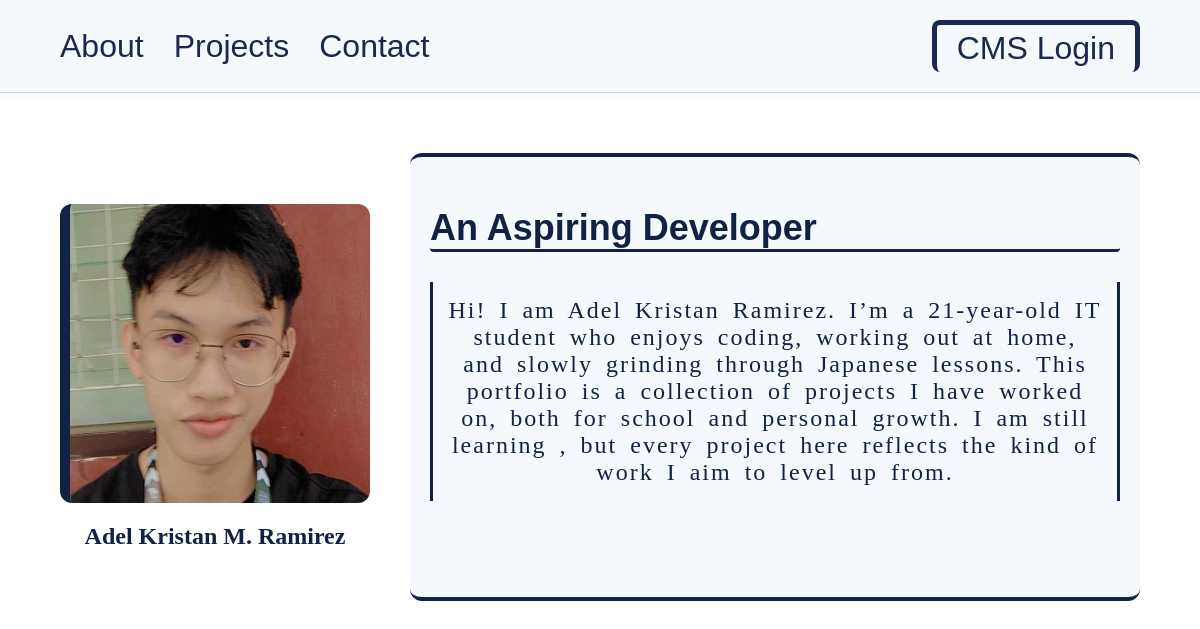
The page / on the database its author committed.
### tables this page shows
CREATE TABLE `hero_section` (
  `id` int(11) NOT NULL,
  `image_path` varchar(255) NOT NULL,
  `heading` varchar(255) NOT NULL,
  `description` text NOT NULL,
  `name` varchar(255) NOT NULL
);

### hero_section.php (called while the page is built, shortened)
<?php
$result = $conn->query("SELECT * FROM hero_section WHERE id = 1");
$hero = $result->fetch_assoc();

### index.php (the view, shortened to what this page needs)
<?php
$conn = new mysqli('localhost', 'root', '', 'my_portfolio');
include 'nav.php';
include 'hero_section.php';
?>
<!DOCTYPE html>
<html lang="en">
<head>
</head>
<body>
  <section class="hero">
        <div class="hero-content">
            <?php if (!empty($hero['image_path'])): ?>
                <img src="<?php echo htmlspecialchars($hero['image_path']); ?>" alt="Profile" style="border-left: 10px solid #112244;">
            <?php endif; ?>
            <div class="nav-center"><?php echo htmlspecialchars($hero['name'] ?? ''); ?></div>
        </div>
        <div class="hero-text">
            <h1><?php echo htmlspecialchars($hero['heading'] ?? ''); ?></h1>
            <p><?php echo htmlspecialchars($hero['description'] ?? ''); ?></p>
        </div>
    </section>
</body>
</html>

### nav.php (shortened to what this page needs)
<nav>
    <div class="nav-buttons">
        <a href="#professional-experience" class="nav-buttons" id="hover-portfolio">About</a>
        <a href="#projects-section" class="nav-buttons" id="hover-projects">Projects</a>
        <a href="#contact-section" class="nav-buttons" id="hover-contact">Contact</a>
    </div>
    <div class="nav-right">
        <a href="login.php" class="contact-btn" id="hover-login"> CMS Login </a>
    </div>
</nav>

### nav.php (style rules this page uses)
nav { font-size: 2rem; display: flex; justify-content: space-between; align-items: center; padding: 20px 60px; background: #f5f8fd; box-shadow: 0 2px 5px rgba(0,0,0,0.05); border-bottom: 1px inset #D1D5DB; z-index: 1; position: relative; overflow: hidden; }
.nav-center { font-size: 24px; font-weight: bold; font-family: 'AxiformaMed'; color: #112244; text-align: center; }
.nav-buttons, .nav-right { display: flex; align-items: center; gap: 30px; }
.nav-buttons a { text-decoration: none; color: #1a2a4f; position: relative; }
a { text-decoration: none; color: #112244; position: relative; }
a::after { content: ''; position: absolute; left: 0; bottom: -4px; width: 100%; height: 2px; background: #1a2a4f; transform: scaleX(0); transition: transform 0.3s ease; }
.contact-btn::after { content: ''; position: absolute; left: 1.99px; bottom: 0px; width: 98%; height: 3px; background: #1a2a4f; transform: scaleX(0); transform-origin: middle; transition: transform 0.3s ease; }
.contact-btn { color: #1a2a4f; padding: 5px 20px; border-radius: 8px; border: 5px solid #1a2a4f; border-bottom: none; }

### index.php (style rules this page uses)
body { margin: 0; font-family: 'Axiforma', sans-serif; background: #fff; color: #112244; overflow-x: hidden; overflow-y: auto; position: relative; scrollbar-color: #112244 #e5eaf5; }
.hero { display: flex; align-items: center; justify-content: space-between; gap: 40px; padding: 60px; position: relative; }
.hero-content { display: flex; flex-direction: column; align-items: center; justify-content: center; gap: 20px; }
.hero img { width: 400px; border-radius: 12px; max-width: 300px; height: auto; }
.hero-text { height: 400px; width: 100%; max-width: 100%; min-height: 100%; text-align: left; background-color: #f5f8fd; border-top: 4px solid #112244; border-bottom: 4px solid #112244; border-radius: 12px; padding: 20px; }
.hero-text h1 { font-size: 36px; margin-bottom: 20x; color: #112244; border-radius:4px; border-bottom:3px solid #112244; }
.hero-text p { padding: 15px; font-size: 18px; max-height: 500px; max-width: 400px; background-color: #f5f8fd; border-left:3px solid #112244; border-right:3px solid #112244; text-align: center; margin: auto; letter-spacing: 2px; word-spacing: 5px; max-width: none; font-size: 1.5rem; white-space: normal; overflow-y: auto; font-family: 'AxiformaMed'; }
html { scroll-behavior: smooth; }

### rows shown on the page
hero_section: image_path (picture), name "Adel Kristan M. Ramirez", heading "An Aspiring Developer", description "Hi! I am Adel Kristan Ramirez. I’m a 21-year-old IT student who enjoys coding, working out at home, and slowly grinding through Japanese lessons. This portfolio is a collection of projects I have worked on, both for school and personal growth. I am still learning , but every project here reflects the kind of work I aim to level up from."
